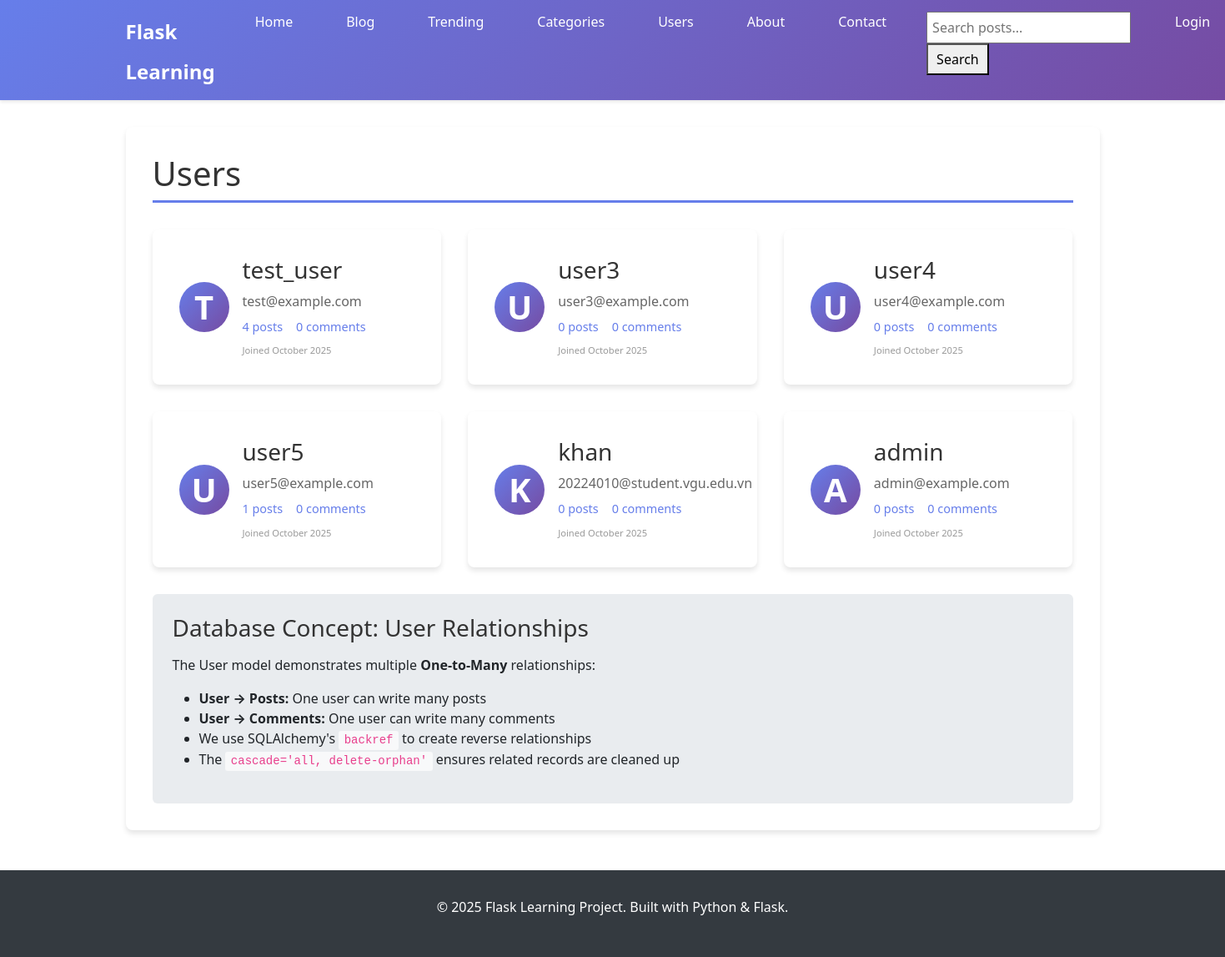
/users, run on an earlier commit of the app's database.
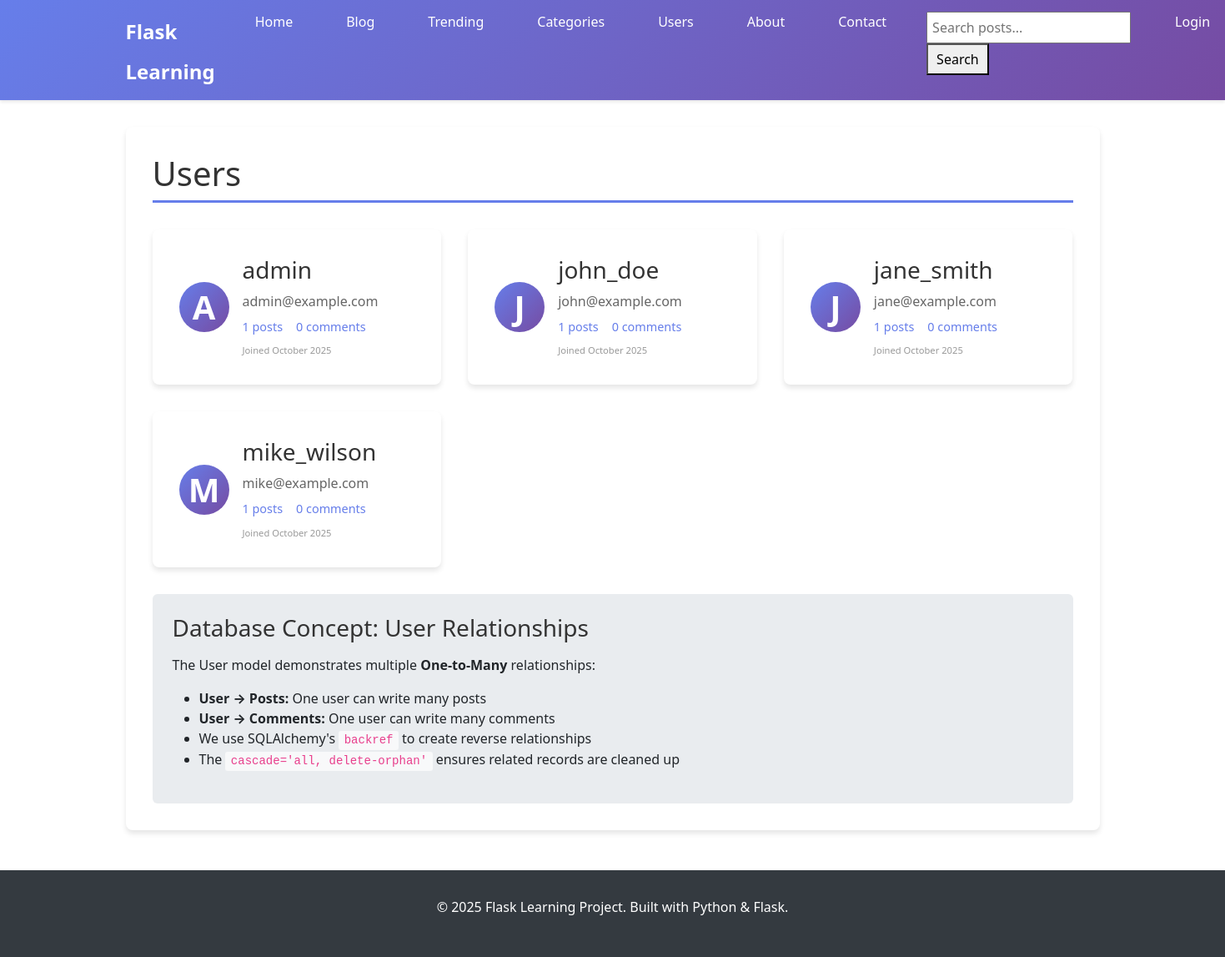
And on a later commit of the database.
### app.py (models this page shows, shortened)
class User(db.Model, UserMixin):
    id = db.Column(db.Integer, primary_key=True)
    username = db.Column(db.String(80), unique=True, nullable=False)
    email = db.Column(db.String(120), unique=True, nullable=False)
    password_hash = db.Column(db.String(255), nullable=False)
    avatar_filename = db.Column(db.String(255), nullable=True, default='default-avatar.png')
    is_admin = db.Column(db.Boolean, default=False)
    created_at = db.Column(db.DateTime, default=datetime.utcnow)
    is_active = db.Column(db.Boolean, default=True)
    posts = db.relationship('Post', backref='author', lazy=True, cascade='all, delete-orphan')
    comments = db.relationship('Comment', backref='author', lazy=True, cascade='all, delete-orphan')

### app.py (the view)
@app.route('/users')
def users():
    users = User.query.all()
    return render_template('users.html', title='Users', users=users)

### templates/users.html
{% extends "base.html" %}
{% block content %}
<div class="content-section">
    <h1>Users</h1>
    {% if users %}
        <div class="users-grid">
            {% for user in users %}
            <div class="user-card">
                <div class="user-avatar">
                    <span class="avatar-letter">{{ user.username[0].upper() }}</span>
                </div>
                <div class="user-info">
                    <h3><a href="{{ url_for('main.user_profile', username=user.username) }}">{{ user.username }}</a></h3>
                    <p class="user-email">{{ user.email }}</p>
                    <div class="user-stats">
                        <span class="stat">{{ user.posts|length }} posts</span>
                        <span class="stat">{{ user.comments|length }} comments</span>
                    </div>
                    <div class="user-joined">
                        <small>Joined {{ user.created_at.strftime('%B %Y') }}</small>
                    </div>
                </div>
            </div>
            {% endfor %}
        </div>
    {% else %}
        <div class="no-users">
            <h3>No users yet!</h3>
            <p>Initialize the database to create sample users.</p>
            <a href="{{ url_for('init_db') }}" class="btn btn-primary">Initialize Sample Data</a>
        </div>
    {% endif %}
    <div class="database-info">
        <h3>Database Concept: User Relationships</h3>
        <p>The User model demonstrates multiple <strong>One-to-Many</strong> relationships:</p>
        <ul>
            <li><strong>User → Posts:</strong> One user can write many posts</li>
            <li><strong>User → Comments:</strong> One user can write many comments</li>
            <li>We use SQLAlchemy's <code>backref</code> to create reverse relationships</li>
            <li>The <code>cascade='all, delete-orphan'</code> ensures related records are cleaned up</li>
        </ul>
    </div>
</div>
{% endblock %}

What changed in the data, as far as the page shows it:
removed User: username "T", username "test_user", email "test@example.com", posts|length "4", comments|length "0", created_at "October 2025"
removed User: username "U", username "user3", email "user3@example.com", posts|length "0", comments|length "0", created_at "October 2025"
removed User: username "U", username "user4", email "user4@example.com", posts|length "0", comments|length "0", created_at "October 2025"
removed User: username "U", username "user5", email "user5@example.com", posts|length "1", comments|length "0", created_at "October 2025"
removed User: username "K", username "khan", email "20224010@student.vgu.edu.vn", posts|length "0", comments|length "0", created_at "October 2025"
removed User: username "A", username "admin", email "admin@example.com", posts|length "0", comments|length "0", created_at "October 2025"
added User: username "A", username "admin", email "admin@example.com", posts|length "1", comments|length "0", created_at "October 2025"
added User: username "J", username "john_doe", email "john@example.com", posts|length "1", comments|length "0", created_at "October 2025"
added User: username "J", username "jane_smith", email "jane@example.com", posts|length "1", comments|length "0", created_at "October 2025"
added User: username "M", username "mike_wilson", email "mike@example.com", posts|length "1", comments|length "0", created_at "October 2025"
